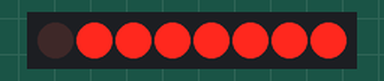
Simulated run of this sketch. Board: Arduino Uno, built with avr-gcc and run on an emulated ATmega328P. Parts: 8 shift-register outputs drawn as a row of LEDs (first output left, lit = HIGH). Wiring (inferred from the names in the program): shift register (74HC595): data pin 3; shift clock pin 5; latch pin 4. Wiring (inferred from the signals the program sends): row of LEDs: on Q0, Q1, Q2, Q3, Q4, Q5, Q6, Q7.

Above: at 8.7 s.
At 17.7 s:
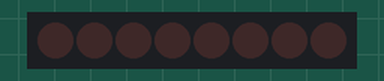
Timing chart, 0 to 23.3 s (numbered marks = the images above):
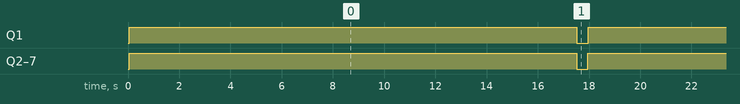

The sketch:

Codechaychu8x8_3.ino
```cpp
#define DS_cot 2
#define DS_hang 3

#define SH_CP_hang 5
#define SH_CP_cot 6

#define ST_CP 4
byte chu[][8] = {
  {0xFF,0xC0,0x80,0xB7,0xB7,0x80,0xC0,0xFF}, //A
  {0xFF,0x80,0x80,0xB6,0xB6,0x80,0xC9,0xFF}, //B
  {0xFF,0xC1,0x80,0xBE,0xBE,0x9C,0xDD,0xFF}, //C
  {0xFF,0x80,0x80,0xBE,0xBE,0x80,0xC1,0xFF}, //D
  {0xFF,0x80,0x80,0xB6,0xB6,0xBE,0xBE,0xFF},//E
  {0xFF,0x80,0x80,0xB7,0xB7,0xBF,0xBF,0xFF},//F
  {0xFF,0xC1,0x80,0xBE,0xBA,0x98,0xD9,0xFF},//G
  {0xFF,0x80,0x80,0xF7,0xF7,0x80,0x80,0xFF},//H
  {0xFF,0xFF,0xBE,0x80,0x80,0xBE,0xFF,0xFF},//I
  {0xFF,0xF9,0xF8,0xBE,0x80,0x81,0xBF,0xFF},//J
  {0xFF,0x80,0x80,0xE3,0xC9,0x9C,0xBE,0xFF},//K
  {0xFF,0x80,0x80,0xFE,0xFE,0xFE,0xFE,0xFF},//L
  {0xFF,0x80,0x80,0xCF,0xE7,0xCF,0x80,0x80},//M
  {0xFF,0x80,0x80,0xCF,0xE7,0xF3,0x80,0x80},//N
  {0xFF,0xC1,0x80,0xBE,0xBE,0x80,0xC1,0xFF},//O
  {0xFF,0x80,0x80,0xBB,0xBB,0x83,0xC7,0xFF},//P
  {0xFF,0xC3,0x81,0xBD,0xBD,0x80,0xC2,0xFF},//Q
  {0xFF,0x80,0x80,0xB3,0xB1,0x84,0xCE,0xFF},//R
  {0xFF,0xCD,0x84,0xB6,0xB6,0x90,0xD9,0xFF},//S
  {0xFF,0x9F,0xBF,0x80,0x80,0xBF,0x9F,0xFF},//T
  {0xFF,0x81,0x80,0xFE,0xFE,0x80,0x80,0xFF},//U
  {0xFF,0x83,0x81,0xFC,0xFC,0x81,0x83,0xFF},//V
  {0xFF,0x80,0x80,0xF9,0xF3,0xF9,0x80,0x80},//W
  {0xFF,0x9C,0x88,0xE3,0xF7,0xE3,0x88,0x9C},//X
  {0xFF,0x8F,0x87,0xF0,0xF0,0x87,0x8F,0xFF},//Y
  {0xFF,0xBC,0xB8,0xB2,0xA6,0x8E,0x9E,0xFF},//Z
  {0xFF,0xFE,0xEE,0x80,0x80,0xFE,0xFE,0xFF},//1
  {0xFF,0xDC,0x98,0xBA,0xB6,0x86,0xCE,0xFF},//2
  {0xFF,0xDD,0x9C,0xB6,0xB6,0x80,0xC9,0xFF},//3
  {0xFF,0xF3,0xEB,0xDB,0x80,0x80,0xFB,0xFF},//4
  {0xFF,0x8D,0x8C,0xAE,0xAE,0xA0,0xB1,0xFF},//5
  {0xFF,0xC1,0x80,0xB6,0xB6,0x90,0xD9,0xFF},//6
  {0xFF,0x9F,0x9F,0xB8,0xA0,0x87,0x9F,0xFF},//7
  {0xFF,0xC9,0x80,0xB6,0xB6,0x80,0xC9,0xFF},//8
  {0xFF,0xCD,0x84,0xB6,0xB6,0x80,0xC1,0xFF},//9
  {0xFF,0xC1,0x80,0xAE,0xB6,0x80,0xC1,0xFF},//0
  {0xFF,0xFF,0xFF,0xFF,0xFF,0xFF,0xFF,0xFF},//space

  };
byte cot = 0b10000000;
void setup() {
  Serial.begin(9600);
  pinMode(ST_CP,OUTPUT);//RCLK

  pinMode(DS_hang,OUTPUT);//SER hang
  pinMode(SH_CP_hang,OUTPUT);//SRCLK hang

  pinMode(SH_CP_cot,OUTPUT);//SRCLK cot
  pinMode(DS_cot,OUTPUT);//SER cot
}

void loop() {
for(int j = 0; j<37;j++){
  for(int z = 0;z<50;z++){
    for(int i = 0; i < 8;i++){
    digitalWrite(ST_CP,LOW);
    shiftOut(DS_hang,SH_CP_hang,LSBFIRST,chu[j][i]);// hang 8 - hang 1
    shiftOut(DS_cot,SH_CP_cot,LSBFIRST,cot >> i); // cot 8 - cot 1
    digitalWrite(ST_CP,HIGH);
    delay(1);
    }
  }
}


}
```

Measured:
- by itself, Q1: alternates HIGH for 17.5 s and LOW for 0.46 s
- by itself, Q2–7: alternates HIGH for 17.5 s and LOW for 0.42 s
- by itself, everything shown: repeats every 17.9 s, in 3 steps
